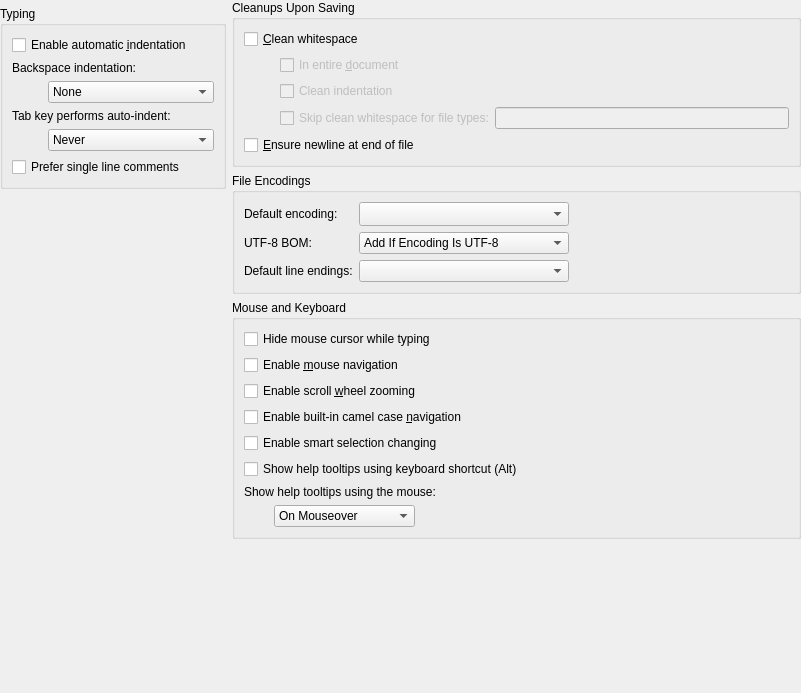
<?xml version="1.0" encoding="UTF-8"?>
<ui version="4.0">
 <class>TextEditor::Internal::BehaviorSettingsWidget</class>
 <widget class="QWidget" name="TextEditor::Internal::BehaviorSettingsWidget">
  <property name="geometry">
   <rect>
    <x>0</x>
    <y>0</y>
    <width>801</width>
    <height>693</height>
   </rect>
  </property>
  <layout class="QHBoxLayout" name="horizontalLayout">
   <property name="leftMargin">
    <number>0</number>
   </property>
   <property name="topMargin">
    <number>0</number>
   </property>
   <property name="rightMargin">
    <number>0</number>
   </property>
   <property name="bottomMargin">
    <number>0</number>
   </property>
   <item>
    <layout class="QVBoxLayout" name="verticalLayout_2">
     <item>
      <widget class="TextEditor::SimpleCodeStylePreferencesWidget" name="tabPreferencesWidget" native="true"/>
     </item>
     <item>
      <widget class="QGroupBox" name="groupBoxTyping">
       <property name="title">
        <string>Typing</string>
       </property>
       <property name="flat">
        <bool>false</bool>
       </property>
       <layout class="QGridLayout" name="gridLayout_3">
        <item row="5" column="1">
         <widget class="QComboBox" name="tabKeyBehavior">
          <property name="sizePolicy">
           <sizepolicy hsizetype="MinimumExpanding" vsizetype="Fixed">
            <horstretch>0</horstretch>
            <verstretch>0</verstretch>
           </sizepolicy>
          </property>
          <item>
           <property name="text">
            <string>Never</string>
           </property>
          </item>
          <item>
           <property name="text">
            <string>Always</string>
           </property>
          </item>
          <item>
           <property name="text">
            <string>In Leading White Space</string>
           </property>
          </item>
         </widget>
        </item>
        <item row="3" column="1">
         <widget class="QComboBox" name="smartBackspaceBehavior">
          <property name="sizePolicy">
           <sizepolicy hsizetype="MinimumExpanding" vsizetype="Fixed">
            <horstretch>0</horstretch>
            <verstretch>0</verstretch>
           </sizepolicy>
          </property>
          <property name="toolTip">
           <string>&lt;html&gt;&lt;head/&gt;&lt;body&gt;
Specifies how backspace interacts with indentation.

&lt;ul&gt;
&lt;li&gt;None: No interaction at all. Regular plain backspace behavior.
&lt;/li&gt;

&lt;li&gt;Follows Previous Indents: In leading white space it will take the cursor back to the nearest indentation level used in previous lines.
&lt;/li&gt;

&lt;li&gt;Unindents: If the character behind the cursor is a space it behaves as a backtab.
&lt;/li&gt;
&lt;/ul&gt;&lt;/body&gt;&lt;/html&gt;
</string>
          </property>
          <item>
           <property name="text">
            <string>None</string>
           </property>
          </item>
          <item>
           <property name="text">
            <string>Follows Previous Indents</string>
           </property>
          </item>
          <item>
           <property name="text">
            <string>Unindents</string>
           </property>
          </item>
         </widget>
        </item>
        <item row="0" column="0" colspan="2">
         <widget class="QCheckBox" name="autoIndent">
          <property name="text">
           <string>Enable automatic &amp;indentation</string>
          </property>
         </widget>
        </item>
        <item row="4" column="0" colspan="2">
         <widget class="QLabel" name="tabKeyBehaviorLabel">
          <property name="text">
           <string>Tab key performs auto-indent:</string>
          </property>
         </widget>
        </item>
        <item row="2" column="0" colspan="2">
         <widget class="QLabel" name="smartBackspaceLabel">
          <property name="text">
           <string>Backspace indentation:</string>
          </property>
         </widget>
        </item>
        <item row="5" column="0">
         <spacer name="horizontalSpacer_5">
          <property name="orientation">
           <enum>Qt::Horizontal</enum>
          </property>
          <property name="sizeType">
           <enum>QSizePolicy::Fixed</enum>
          </property>
          <property name="sizeHint" stdset="0">
           <size>
            <width>30</width>
            <height>20</height>
           </size>
          </property>
         </spacer>
        </item>
        <item row="6" column="0" colspan="2">
         <widget class="QCheckBox" name="preferSingleLineComments">
          <property name="text">
           <string>Prefer single line comments</string>
          </property>
         </widget>
        </item>
       </layout>
      </widget>
     </item>
     <item>
      <spacer name="verticalSpacer">
       <property name="orientation">
        <enum>Qt::Vertical</enum>
       </property>
       <property name="sizeHint" stdset="0">
        <size>
         <width>28</width>
         <height>13</height>
        </size>
       </property>
      </spacer>
     </item>
    </layout>
   </item>
   <item>
    <layout class="QVBoxLayout" name="verticalLayout_3">
     <item>
      <widget class="QGroupBox" name="groupBoxStorageSettings">
       <property name="toolTip">
        <string>Cleanup actions which are automatically performed right before the file is saved to disk.</string>
       </property>
       <property name="title">
        <string>Cleanups Upon Saving</string>
       </property>
       <layout class="QGridLayout" name="gridLayout_2">
        <item row="5" column="1">
         <widget class="QWidget" name="widget" native="true">
          <layout class="QHBoxLayout" name="horizontalLayout_3">
           <property name="spacing">
            <number>0</number>
           </property>
           <property name="leftMargin">
            <number>0</number>
           </property>
           <property name="topMargin">
            <number>0</number>
           </property>
           <property name="rightMargin">
            <number>0</number>
           </property>
           <property name="bottomMargin">
            <number>0</number>
           </property>
           <item>
            <widget class="QCheckBox" name="skipTrailingWhitespace">
             <property name="enabled">
              <bool>false</bool>
             </property>
             <property name="toolTip">
              <string>For the file patterns listed, do not trim trailing whitespace.</string>
             </property>
             <property name="text">
              <string>Skip clean whitespace for file types:</string>
             </property>
             <property name="checked">
              <bool>false</bool>
             </property>
             <property name="tristate">
              <bool>false</bool>
             </property>
            </widget>
           </item>
           <item>
            <widget class="QLineEdit" name="ignoreFileTypes">
             <property name="enabled">
              <bool>false</bool>
             </property>
             <property name="acceptDrops">
              <bool>false</bool>
             </property>
             <property name="toolTip">
              <string>List of wildcard-aware file patterns, separated by commas or semicolons.</string>
             </property>
             <property name="text">
              <string/>
             </property>
            </widget>
           </item>
          </layout>
         </widget>
        </item>
        <item row="9" column="0" colspan="2">
         <widget class="QCheckBox" name="addFinalNewLine">
          <property name="enabled">
           <bool>true</bool>
          </property>
          <property name="toolTip">
           <string>Always writes a newline character at the end of the file.</string>
          </property>
          <property name="text">
           <string>&amp;Ensure newline at end of file</string>
          </property>
         </widget>
        </item>
        <item row="1" column="0">
         <spacer name="horizontalSpacer_2">
          <property name="orientation">
           <enum>Qt::Horizontal</enum>
          </property>
          <property name="sizeType">
           <enum>QSizePolicy::Fixed</enum>
          </property>
          <property name="sizeHint" stdset="0">
           <size>
            <width>30</width>
            <height>20</height>
           </size>
          </property>
         </spacer>
        </item>
        <item row="0" column="0" colspan="2">
         <widget class="QCheckBox" name="cleanWhitespace">
          <property name="toolTip">
           <string>Removes trailing whitespace upon saving.</string>
          </property>
          <property name="text">
           <string>&amp;Clean whitespace</string>
          </property>
         </widget>
        </item>
        <item row="3" column="1">
         <widget class="QCheckBox" name="cleanIndentation">
          <property name="enabled">
           <bool>false</bool>
          </property>
          <property name="toolTip">
           <string>Corrects leading whitespace according to tab settings.</string>
          </property>
          <property name="text">
           <string>Clean indentation</string>
          </property>
         </widget>
        </item>
        <item row="1" column="1">
         <widget class="QCheckBox" name="inEntireDocument">
          <property name="enabled">
           <bool>false</bool>
          </property>
          <property name="sizePolicy">
           <sizepolicy hsizetype="Expanding" vsizetype="Fixed">
            <horstretch>0</horstretch>
            <verstretch>0</verstretch>
           </sizepolicy>
          </property>
          <property name="toolTip">
           <string>Cleans whitespace in entire document instead of only for changed parts.</string>
          </property>
          <property name="text">
           <string>In entire &amp;document</string>
          </property>
         </widget>
        </item>
       </layout>
      </widget>
     </item>
     <item>
      <widget class="QGroupBox" name="groupBoxEncodings">
       <property name="title">
        <string>File Encodings</string>
       </property>
       <layout class="QGridLayout" name="gridLayout">
        <item row="0" column="0">
         <widget class="QLabel" name="encodingLabel">
          <property name="text">
           <string>Default encoding: </string>
          </property>
         </widget>
        </item>
        <item row="0" column="1">
         <widget class="QComboBox" name="encodingBox">
          <property name="sizePolicy">
           <sizepolicy hsizetype="Preferred" vsizetype="Fixed">
            <horstretch>0</horstretch>
            <verstretch>0</verstretch>
           </sizepolicy>
          </property>
          <property name="sizeAdjustPolicy">
           <enum>QComboBox::AdjustToMinimumContentsLengthWithIcon</enum>
          </property>
          <property name="minimumContentsLength">
           <number>20</number>
          </property>
         </widget>
        </item>
        <item row="0" column="2">
         <spacer name="horizontalSpacer_6">
          <property name="orientation">
           <enum>Qt::Horizontal</enum>
          </property>
          <property name="sizeType">
           <enum>QSizePolicy::Expanding</enum>
          </property>
          <property name="sizeHint" stdset="0">
           <size>
            <width>285</width>
            <height>20</height>
           </size>
          </property>
         </spacer>
        </item>
        <item row="1" column="1">
         <widget class="QComboBox" name="utf8BomBox">
          <property name="toolTip">
           <string>&lt;html&gt;&lt;head/&gt;&lt;body&gt;
&lt;p&gt;How text editors should deal with UTF-8 Byte Order Marks. The options are:&lt;/p&gt;
&lt;ul &gt;&lt;li&gt;&lt;i&gt;Add If Encoding Is UTF-8:&lt;/i&gt; always add a BOM when saving a file in UTF-8 encoding. Note that this will not work if the encoding is &lt;i&gt;System&lt;/i&gt;, as the text editor does not know what it actually is.&lt;/li&gt;
&lt;li&gt;&lt;i&gt;Keep If Already Present: &lt;/i&gt;save the file with a BOM if it already had one when it was loaded.&lt;/li&gt;
&lt;li&gt;&lt;i&gt;Always Delete:&lt;/i&gt; never write an UTF-8 BOM, possibly deleting a pre-existing one.&lt;/li&gt;&lt;/ul&gt;
&lt;p&gt;Note that UTF-8 BOMs are uncommon and treated incorrectly by some editors, so it usually makes little sense to add any.&lt;/p&gt;
&lt;p&gt;This setting does &lt;b&gt;not&lt;/b&gt; influence the use of UTF-16 and UTF-32 BOMs.&lt;/p&gt;&lt;/body&gt;&lt;/html&gt;</string>
          </property>
          <item>
           <property name="text">
            <string>Add If Encoding Is UTF-8</string>
           </property>
          </item>
          <item>
           <property name="text">
            <string>Keep If Already Present</string>
           </property>
          </item>
          <item>
           <property name="text">
            <string>Always Delete</string>
           </property>
          </item>
         </widget>
        </item>
        <item row="1" column="0">
         <widget class="QLabel" name="utf8BomLabel">
          <property name="text">
           <string>UTF-8 BOM:</string>
          </property>
         </widget>
        </item>
        <item row="2" column="0">
         <widget class="QLabel" name="defaultLineEndingsLabel">
          <property name="text">
           <string>Default line endings:</string>
          </property>
         </widget>
        </item>
        <item row="2" column="1">
         <widget class="QComboBox" name="defaultLineEndings"/>
        </item>
       </layout>
      </widget>
     </item>
     <item>
      <widget class="QGroupBox" name="groupBoxMouse">
       <property name="title">
        <string>Mouse and Keyboard</string>
       </property>
       <layout class="QVBoxLayout" name="verticalLayout">
        <item>
         <widget class="QCheckBox" name="mouseHiding">
          <property name="text">
           <string>Hide mouse cursor while typing</string>
          </property>
         </widget>
        </item>
        <item>
         <widget class="QCheckBox" name="mouseNavigation">
          <property name="text">
           <string>Enable &amp;mouse navigation</string>
          </property>
         </widget>
        </item>
        <item>
         <widget class="QCheckBox" name="scrollWheelZooming">
          <property name="text">
           <string>Enable scroll &amp;wheel zooming</string>
          </property>
         </widget>
        </item>
        <item>
         <widget class="QCheckBox" name="camelCaseNavigation">
          <property name="text">
           <string>Enable built-in camel case &amp;navigation</string>
          </property>
         </widget>
        </item>
        <item>
         <widget class="QCheckBox" name="smartSelectionChanging">
          <property name="toolTip">
           <string>Using Select Block Up / Down actions will now provide smarter selections.</string>
          </property>
          <property name="text">
           <string>Enable smart selection changing</string>
          </property>
         </widget>
        </item>
        <item>
         <widget class="QCheckBox" name="keyboardTooltips">
          <property name="toolTip">
           <string>Pressing Alt displays context-sensitive help or type information as tooltips.</string>
          </property>
          <property name="text">
           <string>Show help tooltips using keyboard shortcut (Alt)</string>
          </property>
         </widget>
        </item>
        <item>
         <widget class="QLabel" name="helpTooltipsLabel">
          <property name="text">
           <string>Show help tooltips using the mouse:</string>
          </property>
         </widget>
        </item>
        <item>
         <layout class="QHBoxLayout" name="horizontalLayout_2">
          <item>
           <spacer name="horizontalSpacer">
            <property name="orientation">
             <enum>Qt::Horizontal</enum>
            </property>
            <property name="sizeType">
             <enum>QSizePolicy::Fixed</enum>
            </property>
            <property name="sizeHint" stdset="0">
             <size>
              <width>30</width>
              <height>20</height>
             </size>
            </property>
           </spacer>
          </item>
          <item>
           <widget class="QComboBox" name="constrainTooltipsBox">
            <item>
             <property name="text">
              <string>On Mouseover</string>
             </property>
            </item>
            <item>
             <property name="text">
              <string>On Shift+Mouseover</string>
             </property>
            </item>
           </widget>
          </item>
          <item>
           <spacer name="horizontalSpacer_3">
            <property name="orientation">
             <enum>Qt::Horizontal</enum>
            </property>
            <property name="sizeHint" stdset="0">
             <size>
              <width>40</width>
              <height>20</height>
             </size>
            </property>
           </spacer>
          </item>
         </layout>
        </item>
       </layout>
      </widget>
     </item>
     <item>
      <spacer name="verticalSpacer_2">
       <property name="orientation">
        <enum>Qt::Vertical</enum>
       </property>
       <property name="sizeHint" stdset="0">
        <size>
         <width>20</width>
         <height>40</height>
        </size>
       </property>
      </spacer>
     </item>
    </layout>
   </item>
  </layout>
 </widget>
 <customwidgets>
  <customwidget>
   <class>TextEditor::SimpleCodeStylePreferencesWidget</class>
   <extends>QWidget</extends>
   <header location="global">texteditor/simplecodestylepreferenceswidget.hpp</header>
   <container>1</container>
  </customwidget>
 </customwidgets>
 <tabstops>
  <tabstop>autoIndent</tabstop>
  <tabstop>smartBackspaceBehavior</tabstop>
  <tabstop>tabKeyBehavior</tabstop>
  <tabstop>cleanWhitespace</tabstop>
  <tabstop>inEntireDocument</tabstop>
  <tabstop>cleanIndentation</tabstop>
  <tabstop>addFinalNewLine</tabstop>
  <tabstop>encodingBox</tabstop>
  <tabstop>utf8BomBox</tabstop>
  <tabstop>mouseHiding</tabstop>
  <tabstop>mouseNavigation</tabstop>
  <tabstop>scrollWheelZooming</tabstop>
  <tabstop>camelCaseNavigation</tabstop>
  <tabstop>smartSelectionChanging</tabstop>
  <tabstop>keyboardTooltips</tabstop>
  <tabstop>constrainTooltipsBox</tabstop>
 </tabstops>
 <resources/>
 <connections>
  <connection>
   <sender>cleanWhitespace</sender>
   <signal>toggled(bool)</signal>
   <receiver>inEntireDocument</receiver>
   <slot>setEnabled(bool)</slot>
   <hints>
    <hint type="sourcelabel">
     <x>87</x>
     <y>323</y>
    </hint>
    <hint type="destinationlabel">
     <x>205</x>
     <y>353</y>
    </hint>
   </hints>
  </connection>
  <connection>
   <sender>cleanWhitespace</sender>
   <signal>toggled(bool)</signal>
   <receiver>cleanIndentation</receiver>
   <slot>setEnabled(bool)</slot>
   <hints>
    <hint type="sourcelabel">
     <x>60</x>
     <y>323</y>
    </hint>
    <hint type="destinationlabel">
     <x>134</x>
     <y>384</y>
    </hint>
   </hints>
  </connection>
  <connection>
   <sender>cleanWhitespace</sender>
   <signal>toggled(bool)</signal>
   <receiver>skipTrailingWhitespace</receiver>
   <slot>setEnabled(bool)</slot>
   <hints>
    <hint type="sourcelabel">
     <x>530</x>
     <y>48</y>
    </hint>
    <hint type="destinationlabel">
     <x>548</x>
     <y>144</y>
    </hint>
   </hints>
  </connection>
  <connection>
   <sender>cleanWhitespace</sender>
   <signal>toggled(bool)</signal>
   <receiver>ignoreFileTypes</receiver>
   <slot>setEnabled(bool)</slot>
   <hints>
    <hint type="sourcelabel">
     <x>530</x>
     <y>48</y>
    </hint>
    <hint type="destinationlabel">
     <x>556</x>
     <y>177</y>
    </hint>
   </hints>
  </connection>
 </connections>
</ui>
